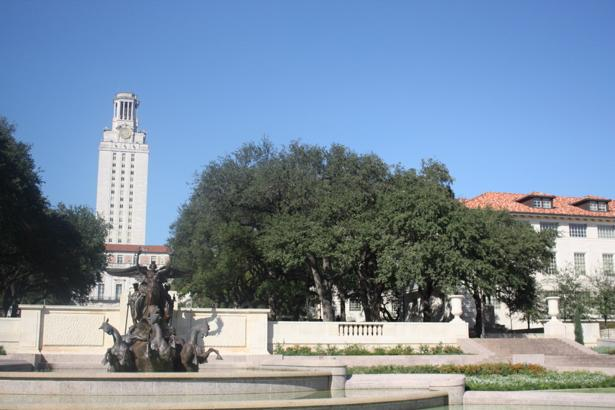
#> input picture winter_2025/hw4_release/uttower1.jpg, 615 x 410 px
$ jupyter execute --allow-errors hw4.ipynb   (shell and % lines are left out)
#> lines starting #> are read from the running program, lines starting #| are printed output that depends on the picture
### winter_2025/hw4_release/utils.py
import numpy as np
from scipy.ndimage import affine_transform

# Functions to convert points to homogeneous coordinates and back
pad = lambda x: np.hstack([x, np.ones((x.shape[0], 1))])
unpad = lambda x: x[:,:-1]

# [135 lines left out: functions plot_matches, get_output_space, warp_image, not called in this run]

def describe_keypoints(image, keypoints, desc_func, patch_size=16):
    """
    Args:
        image: grayscale image of shape (H, W)
        keypoints: 2D array containing a keypoint (y, x) in each row
        desc_func: function that takes in an image patch and outputs
            a 1D feature vector describing the patch
        patch_size: size of a square patch at each keypoint

    Returns:
        desc: array of features describing the keypoints
    """

    image.astype(np.float32)
    desc = []

    for i, kp in enumerate(keypoints):
        y, x = kp
        patch = image[y-(patch_size//2):y+((patch_size+1)//2),
                      x-(patch_size//2):x+((patch_size+1)//2)]
        desc.append(desc_func(patch))
    return np.array(desc)


### winter_2025/hw4_release/hw4.ipynb
# Homework 4
In this homework, we will delve deeper into panorama stitching. We'll also explore epipolar geometry and stereo matching.

## Submission Instructions
1. Make sure that the first line in any code cell with a function is the `def` line. <br>
The HW conversion script will fail to detect the function unless the function definition is on the first line of the code cell. <br>
Also double-check that each function is alone in its cell (there should be no function calls or imports anywhere in that cell).

2. Run the [conversion script](https://colab.research.google.com/drive/1DABLKz0Q9udhyZh1V6Ynv82PAsIws7-i?usp=sharing) to get your .py file. As a sanity check, the autograder expects the following functions in your .py file:
    * **`harris_corners`**
    * **`simple_descriptor`**
    * **`match_descriptors`**
    * **`fit_affine_matrix`**
    * **`ransac`**
    * **`linear_blend`**
    * **`stitch_multiple_images`**

  **The code you write in Part 2 will not be autograded, we'll grade it as part of the PDF.**

3. Make sure the Python file you upload to Gradescope is named **`hw4.py`**. This is required for the autograder to run correctly.

4. We added a section to the conversion script that generates an **HTML file that you can Ctrl+P and save as a PDF**. <br> This will ensure images don't get cut off in your submission.

_**Notes on Running This Notebook:**_

Make sure to run each part from its begining to ensure that you compute all of the dependencies of your current question and don't crossover variables with the same name from other questions. So long as you run each part from its beginning, you can run the parts in any order. When assembling your PDF, we recommend running all cells in order from the top of the notebook to prevent any of these discontinuity errors.

## Setup

[cell 1]
import os

if not os.path.exists("CS131_release"):
    # Clone the repository if it doesn't already exist
    !git clone https://github.com/StanfordVL/CS131_release.git

%cd CS131_release/winter_2025/hw4_release/

[cell 2]
# Install the necessary dependencies
# (restart your runtime session if prompted to, and then re-run this cell)

[cell 3]
from __future__ import print_function

import numpy as np
from skimage import filters
from skimage.feature import corner_peaks
from skimage.io import imread
from scipy.spatial.distance import cdist
from scipy.ndimage import convolve
import matplotlib.pyplot as plt
import cv2 as cv

from utils import pad, unpad, get_output_space, warp_image, plot_matches, describe_keypoints

plt.rcParams['figure.figsize'] = (12.0, 9.0)
plt.rcParams['image.interpolation'] = 'nearest'
plt.rcParams['image.cmap'] = 'gray'

# Part 1: Panorama Stitching

Panorama stitching is an early success of computer vision. Matthew Brown and David G. Lowe published a famous [panoramic image stitching paper](http://matthewalunbrown.com/papers/ijcv2007.pdf) in 2007. Since then, automatic panorama stitching technology has been widely adopted in many applications such as Google Street View, panorama photos on smartphones,
and stitching software such as Photosynth and AutoStitch.

**We will detect and match keypoints from multiple images to build a single panoramic image. This will involve several tasks:**
1. Compare two sets of descriptors coming from two different images and find matching keypoints *(we did this in Homework 2)*.
2. Given matching keypoints, use least-squares to find the affine transformation matrix that maps points in one image to another.
3. Use RANSAC to give a more robust estimate of the affine transformation matrix. <br>
Given the transformation matrix, use it to transform the second image and overlay it on the first image, forming a panorama.
4. Blend panorama images together to remove blurry regions of overlapping images.
5. Stich multiple panorama images together.

## 1. Describing and Matching Keypoints (0 points)
In Homework 2, recall that we used Harris corner detection to detect keypoints in two images. Given these two sets of keypoints, we then determined which pairs of keypoints come from the same 3D points projected onto the two images. We did so by first converting the region around each keypoint into a descriptor. Then, we found good matches in the two sets of descriptors based on Euclidean distance.

Add your code from Homework 2 for the three functions below. You can also feel free to paste in the reference solutions posted on Ed!

[cell 4]
def harris_corners(img, window_size=3, k=0.04):
    """
    Compute Harris corner response map. Follow the math equation
    R=Det(M)-k(Trace(M)^2).

    Hint:
        You may use the function scipy.ndimage.filters.convolve,
        which is already imported above. If you use convolve(), remember to
        specify zero-padding to match our equations, for example:

            out_image = convolve(in_image, kernel, mode='constant', cval=0)

        You can also use for nested loops compute M and the subsequent Harris
        corner response for each output pixel, intead of using convolve().
        Your implementation of conv_fast or conv_nested in HW1 may be a
        useful reference!

    Args:
        img: Grayscale image of shape (H, W)
        window_size: size of the window function
        k: sensitivity parameter

    Returns:
        response: Harris response image of shape (H, W)
    """

    H, W = img.shape
    window = np.ones((window_size, window_size))

    response = np.zeros((H, W))

    # 1. Compute x and y derivatives (I_x, I_y) of an image
    dx = filters.sobel_v(img)
    dy = filters.sobel_h(img)

    ### YOUR CODE HERE

    ### END YOUR CODE

    return response

# [26 lines left out: function simple_descriptor, not called in this run]

def match_descriptors(desc1, desc2, threshold=0.5):
    """
    Match the feature descriptors by finding distances between them. A match is formed
    when the distance to the closest vector is much smaller than the distance to the
    second-closest, that is, the ratio of the distances should be STRICTLY SMALLER
    than the threshold (NOT equal to). Return the matches as pairs of vector indices.

    Hint:
        The Numpy functions np.sort, np.argmin, np.asarray might be useful

        The Scipy function cdist calculates Euclidean distance between all
        pairs of inputs
    Args:
        desc1: an array of shape (M, P) holding descriptors of size P about M keypoints
        desc2: an array of shape (N, P) holding descriptors of size P about N keypoints

    Returns:
        matches: an array of shape (Q, 2) where each row holds the indices of one pair
        of matching descriptors
    """

    matches = []

    M = desc1.shape[0]
    dists = cdist(desc1, desc2)

    ### YOUR CODE HERE

    ### END YOUR CODE

    return matches

Run the following cell to detect and match the keypoints in two images.

[cell 5]
img1 = imread('uttower1.jpg', as_gray=True)
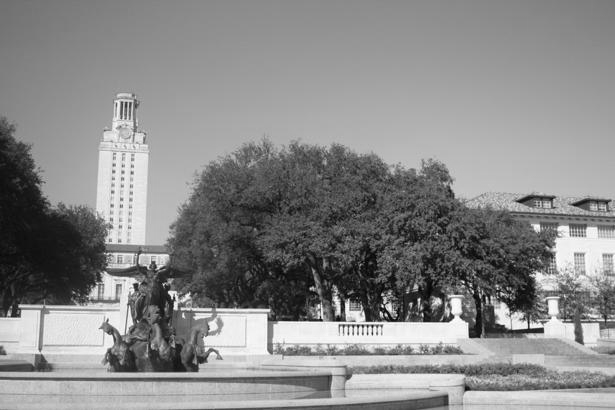
#> img1: shape (410, 615) float64; min 0.000833, max 0.999, mean 0.539
img2 = imread('uttower2.jpg', as_gray=True)
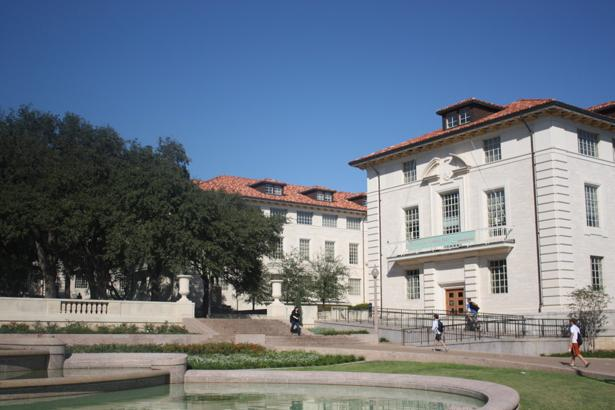
#> input picture winter_2025/hw4_release/uttower2.jpg, 615 x 410 px
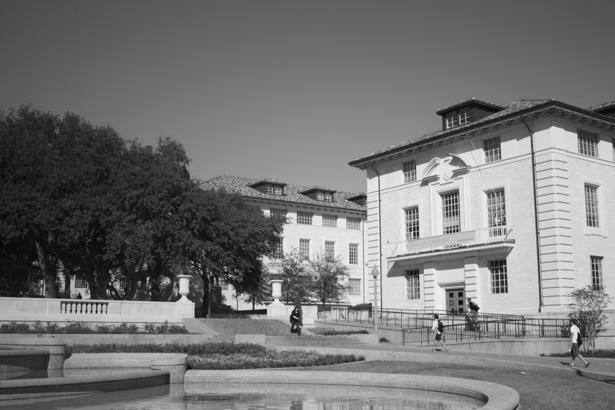
#> img2: shape (410, 615) float64; min 0, max 0.996, mean 0.461

np.random.seed(131)

# Detect keypoints in two images
keypoints1 = corner_peaks(harris_corners(img1, window_size=3),
                          threshold_rel=0.05,
                          exclude_border=8)
#> in harris_corners, `dx = filters.sobel_v(img)`:
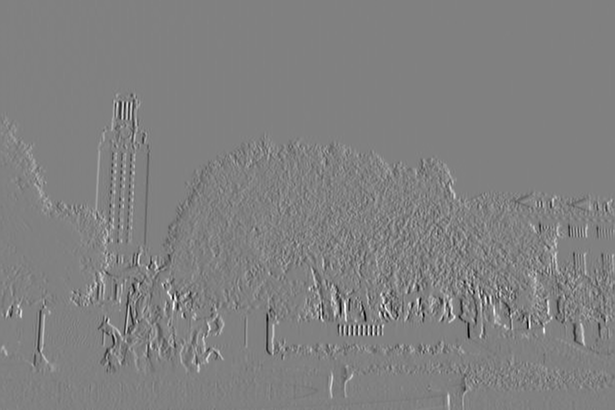
#> dx: shape (410, 615) float64; min -0.838, max 0.819, mean 0.000898; drawn with min black and max white
#> in harris_corners, `dy = filters.sobel_h(img)`:
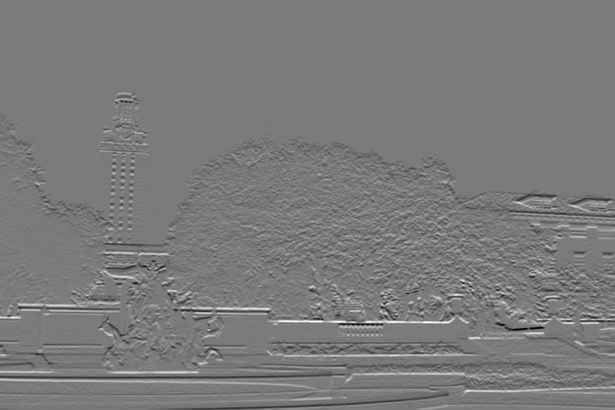
#> dy: shape (410, 615) float64; min -0.797, max 0.857, mean 0.000236; drawn with min black and max white
#> keypoints1 = empty array
keypoints2 = corner_peaks(harris_corners(img2, window_size=3),
                          threshold_rel=0.05,
                          exclude_border=8)
#> call 2 of harris_corners, with window_size = 3, k = 0.04
#> in harris_corners (call 2), `dx = filters.sobel_v(img)`:
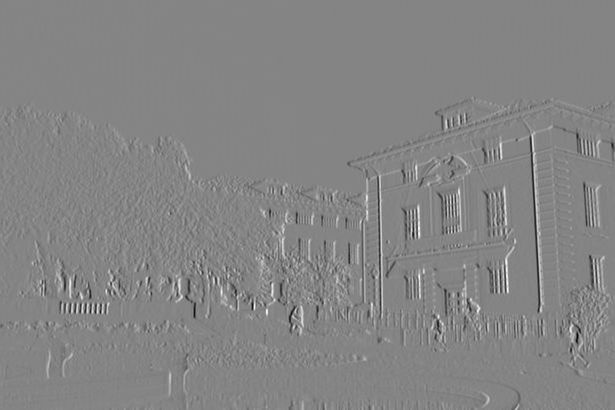
#> dx: shape (410, 615) float64; min -0.829, max 0.767, mean 0.000953; drawn with min black and max white
#> in harris_corners (call 2), `dy = filters.sobel_h(img)`:
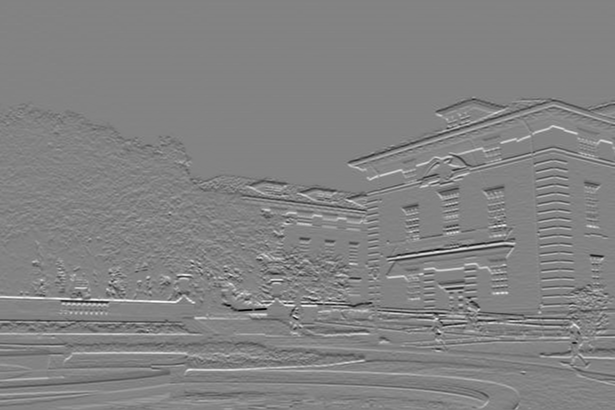
#> dy: shape (410, 615) float64; min -0.74, max 0.701, mean 0.00083; drawn with min black and max white
#> keypoints2 = empty array

# Extract features from the corners
desc1 = describe_keypoints(img1, keypoints1,
                           desc_func=simple_descriptor,
                           patch_size=5)
#> after the loop in describe_keypoints, `for i, kp in enumerate(keypoints):`: desc = []
#> desc1 = empty array
desc2 = describe_keypoints(img2, keypoints2,
                           desc_func=simple_descriptor,
                           patch_size=5)
#> desc2 = empty array

# Match descriptors in image1 to those in image2
#> (the rest of this cell did not finish here and is left out)


## 2. Transformation Estimation (20 points)

Now, we will use these matched keypoints to find a **transformation matrix** that maps points in the second image to the corresponding coordinates in the first image. In other words, if the point $p_1 = [y_1,x_1]$ in image 1 matches with $p_2=[y_2, x_2]$ in image 2, we need to find an affine transformation matrix $H$ such that

$$
\tilde{p_2}H = \tilde{p_1},
$$

where $\tilde{p_1}$ and $\tilde{p_2}$ are homogenous coordinates of $p_1$ and $p_2$.

Note that it may be impossible to find the transformation $H$ that maps every point in image 2 exactly to the corresponding point in image 1. However, **we can estimate the transformation matrix with the least squares method.** Given $N$ matched keypoint pairs, let $X_1$ and $X_2$ be $N \times 3$ matrices whose rows are homogenous coordinates of corresponding keypoints in image 1 and image 2 respectively. Then, we can estimate $H$ by solving the least squares problem,

$$
X_2 H = X_1
$$

Implement **`fit_affine_matrix`** below.

*Hint: read the [documentation](https://docs.scipy.org/doc/numpy/reference/generated/numpy.linalg.lstsq.html) for `np.linalg.lstsq`*

[cell 6]
def fit_affine_matrix(p1, p2, to_pad=True):
    """
    Fit affine matrix such that p2 * H = p1. First, pad the descriptor vectors
    with a 1 using pad() to convert to homogeneous coordinates, then return
    the least squares fit affine matrix in homogeneous coordinates.

    Hint:
        You can use np.linalg.lstsq function to solve the problem.

        Explicitly specify np.linalg.lstsq's new default parameter rcond=None
        to suppress deprecation warnings, and match the autograder.

    Args:
        p1: an array of shape (M, P) holding descriptors of size P about M keypoints
        p2: an array of shape (M, P) holding descriptors of size P about M keypoints

    Return:
        H: a matrix of shape (P+1, P+1) that transforms p2 to p1 in homogeneous
        coordinates
    """

    assert (p1.shape[0] == p2.shape[0]),\
        'Different number of points in p1 and p2'

    if to_pad:
        p1 = pad(p1)
        p2 = pad(p2)

    ### YOUR CODE HERE

    ### END YOUR CODE

    # Sometimes numerical issues cause least-squares to produce the last
    # column which is not exactly [0, 0, 1]
    H[:,2] = np.array([0, 0, 1])
    return H

[cell 7]
# Sanity check for fit_affine_matrix

# Test inputs
a = np.array([[0.5, 0.1], [0.4, 0.2], [0.8, 0.2]])
b = np.array([[0.3, -0.2], [-0.4, -0.9], [0.1, 0.1]])

#> (the rest of this cell did not finish here and is left out)

After checking that your **`fit_affine_matrix`** function is running correctly, run the following code to apply it to images.

Images will be warped and image 2 will be mapped to image 1.

#> (a cell that did not finish here is left out)

Next, the two warped images are merged to get a panorama.

Your panorama may not look good at this point, but we will later use other techniques to get a better result!

#> (a cell that did not finish here is left out)

## 3. RANSAC (20 points)
Rather than directly feeding all our keypoint matches into **``fit_affine_matrix``**, we can use **RANSAC** ("RANdom SAmple Consensus") to select only "inliers" to use for computing the transformation matrix.

Use Euclidean distance as a measure of inliers vs. outliers.

The steps of RANSAC are:
1. Select random set of matches
2. Compute affine transformation matrix
      - You can call your **`fit_affine_matrix`** function for this. **Make sure to explicitly pass in `to_pad=False`.**
3. Find inliers using the given threshold
4. Repeat and keep the largest set of inliers (use >, i.e. break ties by whichever set is seen first)
5. Re-compute least-squares estimate on all of the inliers

Implement **`ransac`** below.

[cell 10]
# [73 lines left out: function ransac, not called in this run]

Now, run through the following cells to get a panorama. You'll be able to see the difference from the result we got before without RANSAC.

[cell 11]
# Set seed to compare output against solution image
np.random.seed(131)

#> (the rest of this cell did not finish here and is left out)

We can now use the tranformation matrix $H$ computed using the robust matches to warp our images and create a better-looking panorama.

#> (a cell that did not finish here is left out)

#> (a cell that did not finish here is left out)

## 4. Better Image Merging (10 points)
You will notice the blurry region and unpleasant lines in the middle of the final panoramic image. Using a very simple technique called linear blending, we can smooth out a lot of these artifacts.

Currently, all the pixels in the overlapping region are weighted equally. However, since the pixels at the left and right ends of the overlap are very well complemented by the pixels in the other image, they can be made to contribute less to the final panorama.

Linear blending can be done with the following steps:

1. Define left and right margins for blending to occur between
2. Define a weight matrix for image 1 such that:
    - From the left of the output space to the left margin the weight is 1
    - From the left margin to the right margin, the weight linearly decrements from 1 to 0
3. Define a weight matrix for image 2 such that:
    - From the right of the output space to the right margin the weight is 1
    - From the left margin to the right margin, the weight linearly increments from 0 to 1
4. Apply the weight matrices to their corresponding images
5. Combine the images

In **`linear_blend`** below, implement the linear blending scheme to make the panorama look more natural.

[cell 14]
# [35 lines left out: function linear_blend, not called in this run]

Now let's see how linear blending improves our result.

[cell 15]
img1 = imread('uttower1.jpg', as_gray=True)
img2 = imread('uttower2.jpg', as_gray=True)

# Set seed to compare output against solution
np.random.seed(131)

# Detect keypoints in both images
ec1_keypoints1 = corner_peaks(harris_corners(img1, window_size=3),
                              threshold_rel=0.05,
                              exclude_border=8)
#> ec1_keypoints1 = empty array
ec1_keypoints2 = corner_peaks(harris_corners(img2, window_size=3),
                              threshold_rel=0.05,
                              exclude_border=8)
#> ec1_keypoints2 = empty array

print("EC1 keypoints1 shape = ", ec1_keypoints1.shape)
#| EC1 keypoints1 shape =  (0, 2)
print("EC1 keypoints2 shape = ", ec1_keypoints2.shape)
#| EC1 keypoints2 shape =  (0, 2)

# Extract features from the corners
ec1_desc1 = describe_keypoints(img1, ec1_keypoints1,
                           desc_func=simple_descriptor,
                           patch_size=16)
#> ec1_desc1 = empty array
ec1_desc2 = describe_keypoints(img2, ec1_keypoints2,
                           desc_func=simple_descriptor,
                           patch_size=16)
#> ec1_desc2 = empty array

print("EC1 desc1 shape = ", ec1_desc1.shape)
#| EC1 desc1 shape =  (0,)
print("EC1 desc2 shape = ", ec1_desc2.shape)
#| EC1 desc2 shape =  (0,)

# Match descriptors in image1 to those in image2
#> (the rest of this cell did not finish here and is left out)


H, robust_matches = ransac(ec1_keypoints1, ec1_keypoints2, ec1_matches, threshold=1)
print("Robust matches shape = ", robust_matches.shape)
print("H = \n", H)

output_shape, offset = get_output_space(img1, [img2], [H])
print("Output shape:", output_shape)
print("Offset:", offset)

# Warp images into output space
img1_warped = warp_image(img1, np.eye(3), output_shape, offset)
img1_mask = (img1_warped != -1) # Mask == 1 inside the image
img1_warped[~img1_mask] = 0     # Return background values to 0

img2_warped = warp_image(img2, H, output_shape, offset)
img2_mask = (img2_warped != -1) # Mask == 1 inside the image
img2_warped[~img2_mask] = 0     # Return background values to 0

# Merge the warped images using linear blending scheme
merged = linear_blend(img1_warped, img2_warped)

plt.imshow(merged)
plt.axis('off')
plt.title('Linear Blend')
plt.show()

plt.imshow(imread('solution_linear_blend.png'))
plt.axis('off')
plt.title('Linear Blend Solution')
plt.show()
